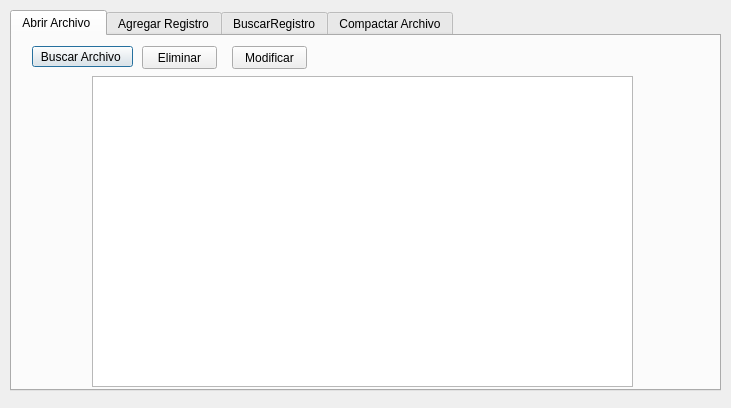
<?xml version="1.0" encoding="UTF-8"?>
<ui version="4.0">
 <class>dialog_abrirArchivos</class>
 <widget class="QDialog" name="dialog_abrirArchivos">
  <property name="geometry">
   <rect>
    <x>0</x>
    <y>0</y>
    <width>731</width>
    <height>408</height>
   </rect>
  </property>
  <property name="windowTitle">
   <string>Dialog</string>
  </property>
  <widget class="QTabWidget" name="tabWidget">
   <property name="geometry">
    <rect>
     <x>10</x>
     <y>10</y>
     <width>711</width>
     <height>381</height>
    </rect>
   </property>
   <property name="currentIndex">
    <number>0</number>
   </property>
   <widget class="QWidget" name="tab">
    <attribute name="title">
     <string>Abrir Archivo </string>
    </attribute>
    <widget class="QTableWidget" name="tabla">
     <property name="geometry">
      <rect>
       <x>80</x>
       <y>40</y>
       <width>541</width>
       <height>311</height>
      </rect>
     </property>
    </widget>
    <widget class="QPushButton" name="pushButton">
     <property name="geometry">
      <rect>
       <x>20</x>
       <y>10</y>
       <width>101</width>
       <height>21</height>
      </rect>
     </property>
     <property name="text">
      <string>Buscar Archivo </string>
     </property>
    </widget>
    <widget class="QPushButton" name="pushButton_4">
     <property name="geometry">
      <rect>
       <x>130</x>
       <y>10</y>
       <width>75</width>
       <height>23</height>
      </rect>
     </property>
     <property name="text">
      <string>Eliminar</string>
     </property>
    </widget>
    <widget class="QPushButton" name="pushButton_5">
     <property name="geometry">
      <rect>
       <x>220</x>
       <y>10</y>
       <width>75</width>
       <height>23</height>
      </rect>
     </property>
     <property name="text">
      <string>Modificar</string>
     </property>
    </widget>
   </widget>
   <widget class="QWidget" name="tab_2">
    <attribute name="title">
     <string>Agregar Registro</string>
    </attribute>
    <widget class="QTableWidget" name="tabla2">
     <property name="geometry">
      <rect>
       <x>200</x>
       <y>20</y>
       <width>261</width>
       <height>261</height>
      </rect>
     </property>
    </widget>
    <widget class="QPushButton" name="pushButton_2">
     <property name="geometry">
      <rect>
       <x>270</x>
       <y>300</y>
       <width>121</width>
       <height>41</height>
      </rect>
     </property>
     <property name="text">
      <string>Nuevo Registro</string>
     </property>
    </widget>
   </widget>
   <widget class="QWidget" name="BuscarRegistro">
    <attribute name="title">
     <string>BuscarRegistro</string>
    </attribute>
    <widget class="QComboBox" name="camposbox">
     <property name="geometry">
      <rect>
       <x>300</x>
       <y>30</y>
       <width>171</width>
       <height>22</height>
      </rect>
     </property>
    </widget>
    <widget class="QLabel" name="label">
     <property name="geometry">
      <rect>
       <x>95</x>
       <y>30</y>
       <width>151</width>
       <height>20</height>
      </rect>
     </property>
     <property name="text">
      <string>Campo en el que quiere buscar:</string>
     </property>
    </widget>
    <widget class="QLabel" name="label_2">
     <property name="geometry">
      <rect>
       <x>140</x>
       <y>80</y>
       <width>46</width>
       <height>13</height>
      </rect>
     </property>
     <property name="text">
      <string>Buscar:</string>
     </property>
    </widget>
    <widget class="QLineEdit" name="textobuscar">
     <property name="geometry">
      <rect>
       <x>300</x>
       <y>70</y>
       <width>171</width>
       <height>20</height>
      </rect>
     </property>
    </widget>
    <widget class="QTableWidget" name="tablabuscar">
     <property name="geometry">
      <rect>
       <x>20</x>
       <y>120</y>
       <width>511</width>
       <height>201</height>
      </rect>
     </property>
    </widget>
    <widget class="QPushButton" name="pushButton_3">
     <property name="geometry">
      <rect>
       <x>520</x>
       <y>50</y>
       <width>75</width>
       <height>23</height>
      </rect>
     </property>
     <property name="text">
      <string>Buscar</string>
     </property>
    </widget>
   </widget>
   <widget class="QWidget" name="tab_3">
    <attribute name="title">
     <string>Compactar Archivo</string>
    </attribute>
    <widget class="QPushButton" name="pushButton_6">
     <property name="geometry">
      <rect>
       <x>260</x>
       <y>190</y>
       <width>141</width>
       <height>41</height>
      </rect>
     </property>
     <property name="text">
      <string>Compactar Archivo</string>
     </property>
    </widget>
    <widget class="QLineEdit" name="change_filename">
     <property name="geometry">
      <rect>
       <x>320</x>
       <y>70</y>
       <width>171</width>
       <height>41</height>
      </rect>
     </property>
    </widget>
    <widget class="QLabel" name="label_3">
     <property name="geometry">
      <rect>
       <x>120</x>
       <y>70</y>
       <width>181</width>
       <height>41</height>
      </rect>
     </property>
     <property name="text">
      <string>Cambiar Nombre del Archivo Actual</string>
     </property>
    </widget>
   </widget>
  </widget>
 </widget>
 <resources/>
 <connections/>
</ui>
